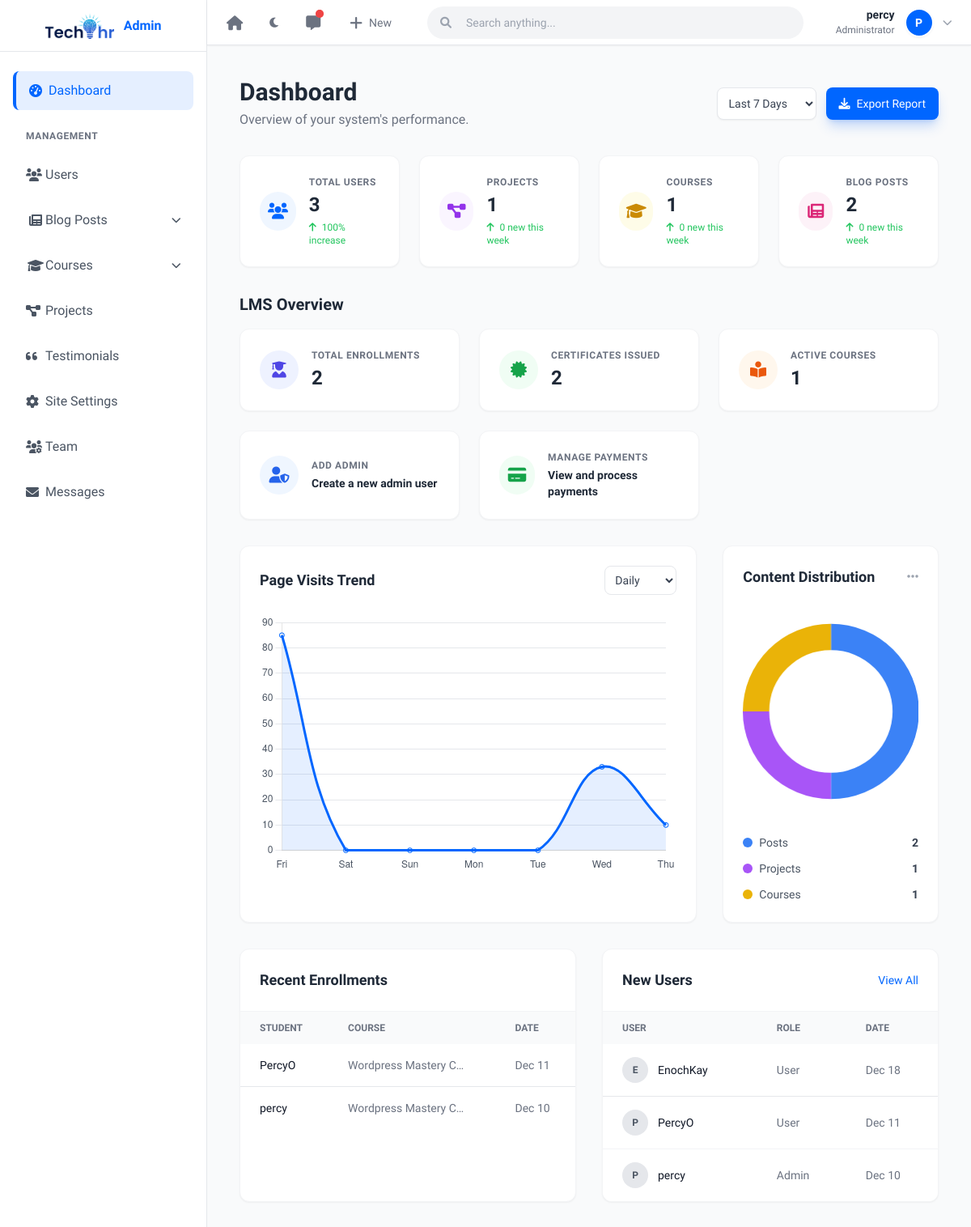
Before: /dashboard/ (signed in, upper part) with the older database file.
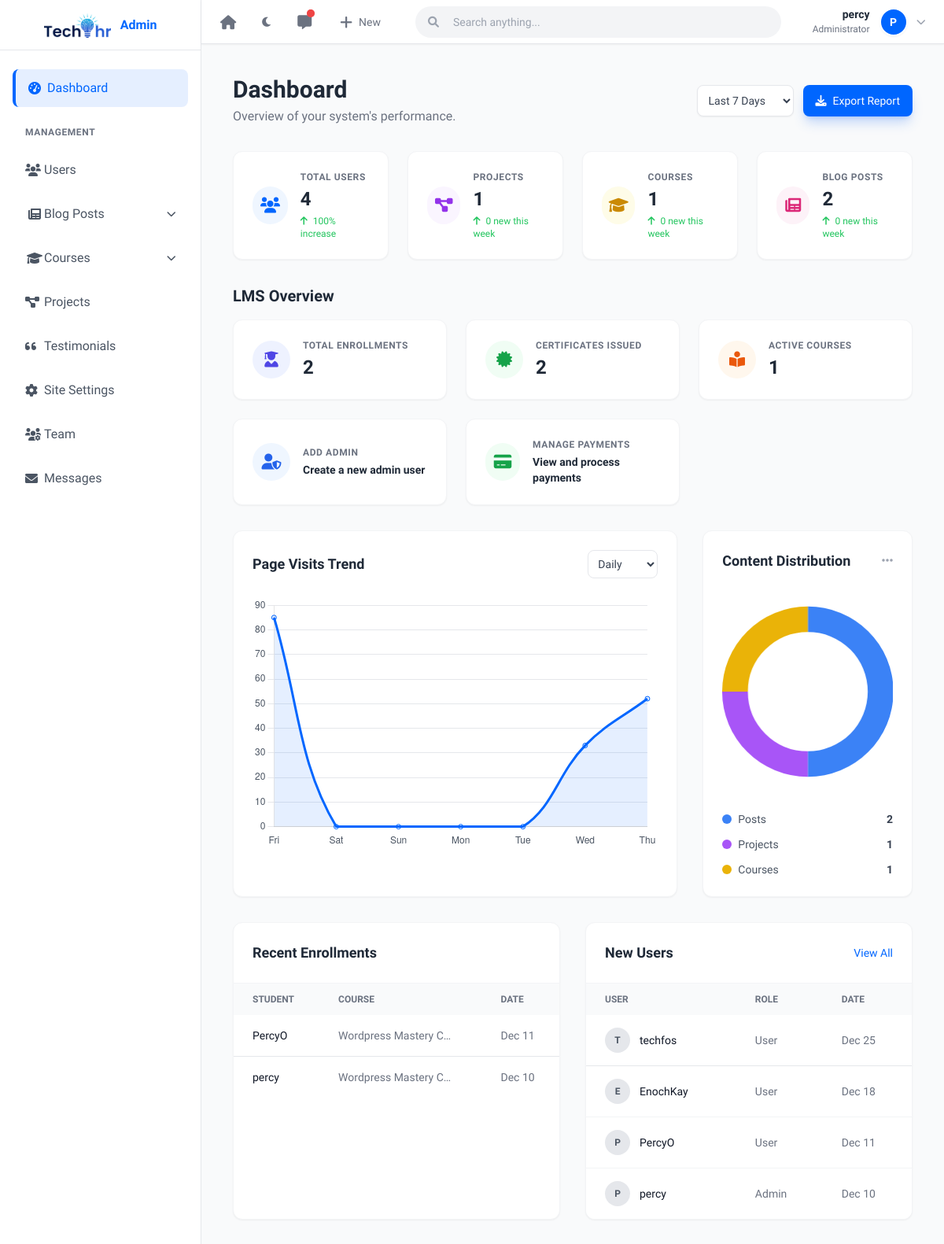
After: the same page with the newer database file.
### courses/models.py (models this page shows, shortened)
class Enrollment(models.Model):
    student = models.ForeignKey(settings.AUTH_USER_MODEL, related_name='enrollments', on_delete=models.CASCADE)
    course = models.ForeignKey(Course, related_name='enrollments', on_delete=models.CASCADE)
    enrolled_at = models.DateTimeField(auto_now_add=True)
    is_completed = models.BooleanField(default=False)
    completed_at = models.DateTimeField(null=True, blank=True)
    class Meta:
        unique_together = ('student', 'course')

class Course(models.Model):
    LEVEL_CHOICES = (
        ('Beginner', 'Beginner'),
        ('Intermediate', 'Intermediate'),
        ('Advanced', 'Advanced'),
    )
    title = models.CharField(max_length=200)
    slug = models.SlugField(unique=True)
    category = models.ForeignKey(Category, on_delete=models.SET_NULL, null=True)
    instructor = models.ForeignKey(settings.AUTH_USER_MODEL, on_delete=models.CASCADE)
    description = models.TextField()
    price = models.DecimalField(max_digits=10, decimal_places=2, default=0.00, help_text="Normal Price")
    discounted_price = models.DecimalField(max_digits=10, decimal_places=2, null=True, blank=True, help_text="Discounted Price (if set, this will be the selling price)")
    thumbnail = models.ImageField(upload_to='courses/thumbnails/')
    level = models.CharField(max_length=20, choices=LEVEL_CHOICES, default='Beginner')
    created_at = models.DateTimeField(auto_now_add=True)
    updated_at = models.DateTimeField(auto_now=True)
    is_published = models.BooleanField(default=False)
    has_certificate = models.BooleanField(default=True)

### users/models.py (models this page shows, shortened)
class User(AbstractUser):
    is_student = models.BooleanField(default=False)
    is_instructor = models.BooleanField(default=False)
    bio = models.TextField(blank=True, null=True)
    profile_picture = models.ImageField(upload_to='profile_pics/', blank=True, null=True)

### users/views.py (the view, shortened to what this page needs)
# urls.py: path("dashboard/", user_views.admin_dashboard, name='admin_dashboard'),
@staff_required
def admin_dashboard(request):
    total_users = User.objects.count()
    total_projects = Project.objects.count()
    total_courses = Course.objects.count()
    total_posts = Post.objects.count()
    total_enrollments = Enrollment.objects.count()
    total_certificates = Certificate.objects.count()
    from datetime import timedelta, date
    from django.utils import timezone
    now = timezone.now()
    start = now - timedelta(days=7)
    prev_start = now - timedelta(days=14)
    prev_end = start
    def pct_change(prev, current):
        if prev == 0:
            return 100 if current > 0 else 0
        return int(round(((current - prev) / prev) * 100))
    users_week = User.objects.filter(date_joined__gte=start).count()
    users_prev = User.objects.filter(date_joined__gte=prev_start, date_joined__lt=prev_end).count()
    users_week_change = pct_change(users_prev, users_week)
    projects_week_new = Project.objects.filter(created_at__gte=start).count()
    courses_week_new = Course.objects.filter(created_at__gte=start).count()
    posts_week_new = Post.objects.filter(published_at__gte=start).count()
    trend_type = request.GET.get('trend_type', 'daily')
    visit_trend_labels = []
    visit_trend_values = []
    if trend_type == 'daily':
        for i in range(6, -1, -1):
            day = (now - timedelta(days=i)).date()
            visit_trend_labels.append(day.strftime('%a'))
            visit_trend_values.append(
                PageVisit.objects.filter(visited_at__date=day).count()
            )
    recent_users = User.objects.order_by('-date_joined')[:5]
    recent_contacts = Contact.objects.order_by('-created_at')[:5]
    recent_subscribers = Newsletter.objects.order_by('-subscribed_at')[:5]
    recent_enrollments = Enrollment.objects.order_by('-enrolled_at')[:5]
    context = {
        'total_users': total_users,
        'total_projects': total_projects,
        'total_courses': total_courses,
        'total_posts': total_posts,
        'total_enrollments': total_enrollments,
        'total_certificates': total_certificates,
        'recent_users': recent_users,
        'recent_contacts': recent_contacts,
        'recent_subscribers': recent_subscribers,
        'recent_enrollments': recent_enrollments,
        'users_week_change': users_week_change,
        'projects_week_new': projects_week_new,
        'courses_week_new': courses_week_new,
        'posts_week_new': posts_week_new,
        'visit_trend_labels': visit_trend_labels,
        'visit_trend_values': visit_trend_values,
        'current_trend_type': trend_type,
    }
    return render(request, 'users/admin_dashboard.html', context)

### core/context_processors.py (called while the page is built)
def site_settings(request):
    settings_obj = SiteSettings.objects.first()
    stats_obj = CompanyStats.objects.first()
    return {
        'site_settings': settings_obj,
        'company_stats': stats_obj,
    }

### templates/users/admin_dashboard.html (shortened to what the changed rows need)
{% extends 'layouts/admin_base.html' %}
{% block admin_content %}
<div class="w-full">
<div class="flex flex-col md:flex-row justify-between items-start md:items-center mb-8 gap-4">
    <div>
        <h1 class="text-3xl font-bold text-gray-800 dark:text-white">Dashboard</h1>
    </div>
</div>
<div class="grid grid-cols-1 md:grid-cols-2 lg:grid-cols-4 gap-6 mb-8">
    <div class="bg-white dark:bg-gray-800 rounded-xl shadow-sm border border-gray-100 dark:border-gray-700 p-6 flex items-center hover:shadow-md dark:hover:shadow-gray-700/30 transition">
        <div>
            <div class="text-gray-500 dark:text-gray-400 text-xs font-bold uppercase tracking-wider mb-1">Total Users</div>
            <div class="text-2xl font-bold text-gray-800 dark:text-white">{{ total_users }}</div>
            <div class="text-xs font-medium mt-1 {% if users_week_change >= 0 %}text-green-500{% else %}text-red-500{% endif %}">
                <i class="fas {% if users_week_change >= 0 %}fa-arrow-up{% else %}fa-arrow-down{% endif %} mr-1"></i>
                {{ users_week_change|default:'0' }}% {% if users_week_change >= 0 %}increase{% else %}decrease{% endif %}
            </div>
        </div>
    </div>
</div>
<h2 class="text-xl font-bold text-gray-800 dark:text-white mb-4">LMS Overview</h2>
<div class="grid grid-cols-1 lg:grid-cols-3 gap-8 mb-8">
    <div class="lg:col-span-2 bg-white dark:bg-gray-800 rounded-xl shadow-sm border border-gray-100 dark:border-gray-700 p-6">
        <div class="h-80 w-full">
            <canvas id="visitorChart"></canvas>
        </div>
    </div>
</div>
<div class="grid grid-cols-1 lg:grid-cols-2 gap-8 mb-8">
    <div class="bg-white dark:bg-gray-800 rounded-xl shadow-sm border border-gray-100 dark:border-gray-700 overflow-hidden">
        <div class="overflow-x-auto">
            <table class="w-full text-sm text-left">
                <thead class="text-xs text-gray-500 dark:text-gray-400 uppercase bg-gray-50 dark:bg-gray-700/50">
                    <tr>
                        <th class="px-6 py-3">Student</th>
                        <th class="px-6 py-3">Course</th>
                        <th class="px-6 py-3">Date</th>
                    </tr>
                </thead>
                <tbody class="divide-y divide-gray-100 dark:divide-gray-700">
                    {% for enrollment in recent_enrollments %}
                    <tr class="bg-white dark:bg-gray-800 border-b dark:border-gray-700 hover:bg-gray-50 dark:hover:bg-gray-700/50">
                        <td class="px-6 py-4 font-medium text-gray-900 dark:text-white">
                            {{ enrollment.student.username }}
                        </td>
                        <td class="px-6 py-4 text-gray-500 dark:text-gray-400">
                            {{ enrollment.course.title|truncatechars:20 }}
                        </td>
                        <td class="px-6 py-4 text-gray-500 dark:text-gray-400">
                            {{ enrollment.enrolled_at|date:"M d" }}
                        </td>
                    </tr>
                    {% empty %}
                    <tr>
                        <td colspan="3" class="px-6 py-4 text-center text-gray-500 dark:text-gray-400">No enrollments yet.</td>
                    </tr>
                    {% endfor %}
                </tbody>
            </table>
        </div>
    </div>
    <div class="bg-white dark:bg-gray-800 rounded-xl shadow-sm border border-gray-100 dark:border-gray-700 overflow-hidden">
        <div class="overflow-x-auto">
            <table class="w-full text-sm text-left">
                <thead class="text-xs text-gray-500 dark:text-gray-400 uppercase bg-gray-50 dark:bg-gray-700/50">
                    <tr>
                        <th class="px-6 py-3">User</th>
                        <th class="px-6 py-3">Role</th>
                        <th class="px-6 py-3">Date</th>
                    </tr>
                </thead>
                <tbody class="divide-y divide-gray-100 dark:divide-gray-700">
                    {% for user in recent_users %}
                    <tr class="bg-white dark:bg-gray-800 border-b dark:border-gray-700 hover:bg-gray-50 dark:hover:bg-gray-700/50">
                        <td class="px-6 py-4 font-medium text-gray-900 dark:text-white flex items-center">
                            <div class="w-8 h-8 rounded-full bg-gray-200 dark:bg-gray-700 flex items-center justify-center text-xs font-bold mr-3 text-gray-600 dark:text-gray-300">
                                {{ user.username|first|upper }}
                            </div>
                            {{ user.username }}
                        </td>
                        <td class="px-6 py-4 text-gray-500 dark:text-gray-400">
                            {% if user.is_staff %}Admin{% else %}User{% endif %}
                        </td>
                        <td class="px-6 py-4 text-gray-500 dark:text-gray-400">
                            {{ user.date_joined|date:"M d" }}
                        </td>
                    </tr>
                    {% endfor %}
                </tbody>
            </table>
        </div>
    </div>
</div>
<script>
    // Theme-aware chart colors
    const isDark = document.documentElement.classList.contains('dark');
    const gridColor = isDark ? '#374151' : '#E5E7EB';
    const textColor = isDark ? '#9CA3AF' : '#4B5563';
    // Page Visits Trend Chart
    const ctx = document.getElementById('visitorChart').getContext('2d');
    new Chart(ctx, {
        type: 'line',
        data: {
            labels: {{ visit_trend_labels|safe }},
            datasets: [{
                label: 'Page Visits',
                data: {{ visit_trend_values|safe }},
                borderColor: '#0066FF',
                backgroundColor: 'rgba(0, 102, 255, 0.1)',
                tension: 0.4,
                fill: true
            }]
        },
        options: {
            responsive: true,
            maintainAspectRatio: false,
            plugins: {
                legend: { display: false }
            },
            scales: {
                y: {
                    beginAtZero: true,
                    grid: { color: gridColor, borderDash: [2, 4] },
                    ticks: { color: textColor }
                },
                x: {
                    grid: { display: false },
                    ticks: { color: textColor }
                }
            }
        }
    });
    // Content Chart
    const ctx2 = document.getElementById('contentChart').getContext('2d');
    new Chart(ctx2, {
        type: 'doughnut',
        data: {
            labels: ['Posts', 'Projects', 'Courses'],
            datasets: [{
                data: [{{ total_posts }}, {{ total_projects }}, {{ total_courses }}],
                backgroundColor: ['#3B82F6', '#A855F7', '#EAB308'],
                borderWidth: 0
            }]
        },
        options: {
            responsive: true,
            maintainAspectRatio: false,
            plugins: {
                legend: { display: false }
            },
            cutout: '70%'
        }
    });
</script>
</div>
{% endblock %}

### templates/partials/admin_topbar.html (shortened to what the changed rows need)
<header class="hidden lg:flex bg-white dark:bg-gray-800 text-gray-700 dark:text-gray-200 h-14 justify-between items-center text-sm px-4 fixed top-0 lg:left-64 left-0 right-0 z-50 font-sans shadow-sm border-b border-gray-200 dark:border-gray-700" x-data="{ searchOpen: false }">
    <div class="flex items-center h-full">
        <div class="relative group h-full flex items-center" x-data="{ open: false }" @mouseenter="open = true" @mouseleave="open = false">
            <button class="flex items-center hover:text-primary transition px-2 h-full space-x-3 group-hover:bg-gray-50 dark:group-hover:bg-gray-700 rounded-lg">
                <div class="text-right hidden md:block">
                    <p class="text-sm font-bold text-gray-800 dark:text-gray-200 leading-none">{{ request.user.username }}</p>
                    <p class="text-xs text-gray-500 dark:text-gray-400 mt-1">Administrator</p>
                </div>
                {% if request.user.profile_picture %}
                <img src="{{ request.user.profile_picture.url }}" class="w-9 h-9 rounded-full border-2 border-white dark:border-gray-700 shadow-sm object-cover">
                {% else %}
                <div class="w-9 h-9 rounded-full bg-primary text-white flex items-center justify-center text-sm font-bold border-2 border-white dark:border-gray-700 shadow-sm">
                    {{ request.user.username|first|upper }}
                </div>
                {% endif %}
                <i class="fas fa-chevron-down text-xs text-gray-400"></i>
            </button>
        </div>
    </div>
</header>

Changed rows visible on the page:
added User: username|first "T", username "techfos", is_staff "User", date_joined "Dec 25"
Other visible differences:
{{ total_users }}: "3" → "4"
chart data {{ visit_trend_values|safe }}: [85, 0, 0, 0, 0, 33, 10] → [85, 0, 0, 0, 0, 33, 52]
